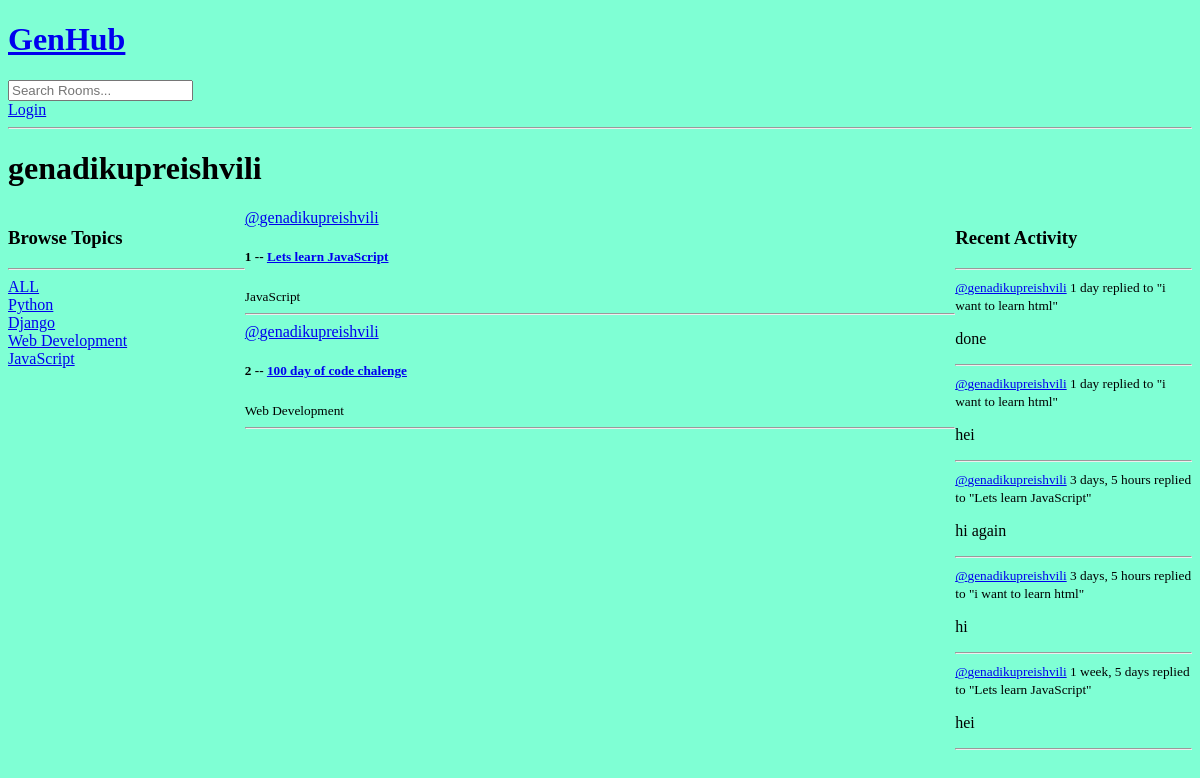
Page /profile/1/ on the earlier database version.
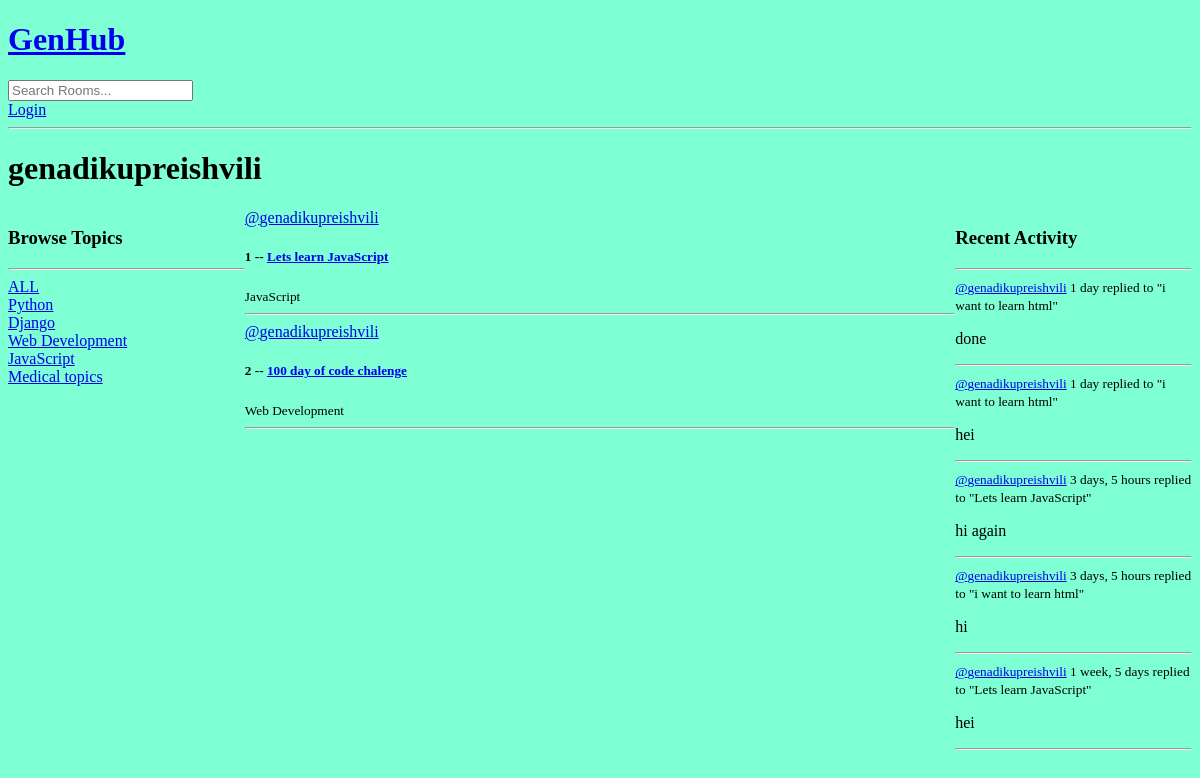
Same page on the later database version.
### base/models.py (models this page shows, shortened)
class Topic(models.Model):
    name = models.CharField(max_length = 200)

class Room(models.Model):
    host = models.ForeignKey(User , on_delete = models.SET_NULL, null = True)
    topic = models.ForeignKey(Topic, on_delete = models.SET_NULL, null = True)
    name = models.CharField(max_length = 200)
    description = models.TextField(null = True, blank = True)
    participants = models.ManyToManyField(User, related_name='participants', blank=True)
    updated = models.DateTimeField(auto_now = True)
    created  = models.DateTimeField(auto_now_add = True)
    class Meta:
        ordering = ['-updated', '-created']
    def __str__(self):
        return str(self.name)

class Message(models.Model):
    user = models.ForeignKey(User, on_delete = models.CASCADE )
    room = models.ForeignKey(Room, on_delete = models.CASCADE )
    body = models.TextField()
    updated = models.DateTimeField(auto_now = True)
    created  = models.DateTimeField(auto_now_add = True)
    class Meta:
        ordering = ['-updated', '-created']
    def __str__(self):
        return self.body[0:50]

### base/views.py (the view)
# urls.py: path('profile/<str:pk>/', views.userProfile, name = 'user-profile'),
def userProfile(request, pk):
    user = User.objects.get(id = pk)
    rooms = user.room_set.all()
    room_messages = user.message_set.all()
    topics = Topic.objects.all()
    context = {'user': user, 'rooms':rooms, 'room_messages':room_messages, "topics": topics}
    return render(request, 'base/profile.html', context)

### base/templates/base/profile.html (shortened to what this page needs)
 {% extends 'main.html' %}
 {% block content %}
 <h1> {{user.username}} </h1>
 <div class="profile-container">
    <div>
        {% include 'base/topics_component.html' %}
    </div>
    <div>
        {% include 'base/feed_component.html' %}
    </div>
    <div>
        {% include 'base/activity_component.html' %}
    </div>
 </div>
 {% endblock content %}

### base/templates/base/topics_component.html
<h3>Browse Topics</h3>
<hr>
<div>
    <a href="{% url 'home' %}" >ALL</a>
</div>
{% for topic in topics %}
<div>
    <a href="{% url 'home' %}?q={{topic.name}}" >{{topic.name}}</a>
</div>
{%endfor%}

### base/templates/base/feed_component.html (shortened to what this page needs)
<div>
    {% for room in rooms %}
    <div>
        <a href='{% url "user-profile" user.id %}'>@{{room.host.username }}</a>
        <h5> {{room.id}} -- <a href = " {% url 'room' room.id %} ">{{room.name}} </a> </h5>
        <small> {{room.topic.name}} </small>
        <hr>
    </div>
    {%endfor %}
</div>

### base/templates/base/activity_component.html (shortened to what this page needs)
<h3> Recent Activity </h3>
<hr>
{% for message in room_messages %}
<div>
    <small><a href="{% url 'user-profile' message.user.id %}"> @{{message.user}}</a> {{message.created|timesince}} </small>
    <small> replied to "{{message.room}}"</small>
    <p> {{message}} </p>
    <hr>
</div>
{% endfor %}

Differences in the rows shown:
added Topic: name "Medical topics"
